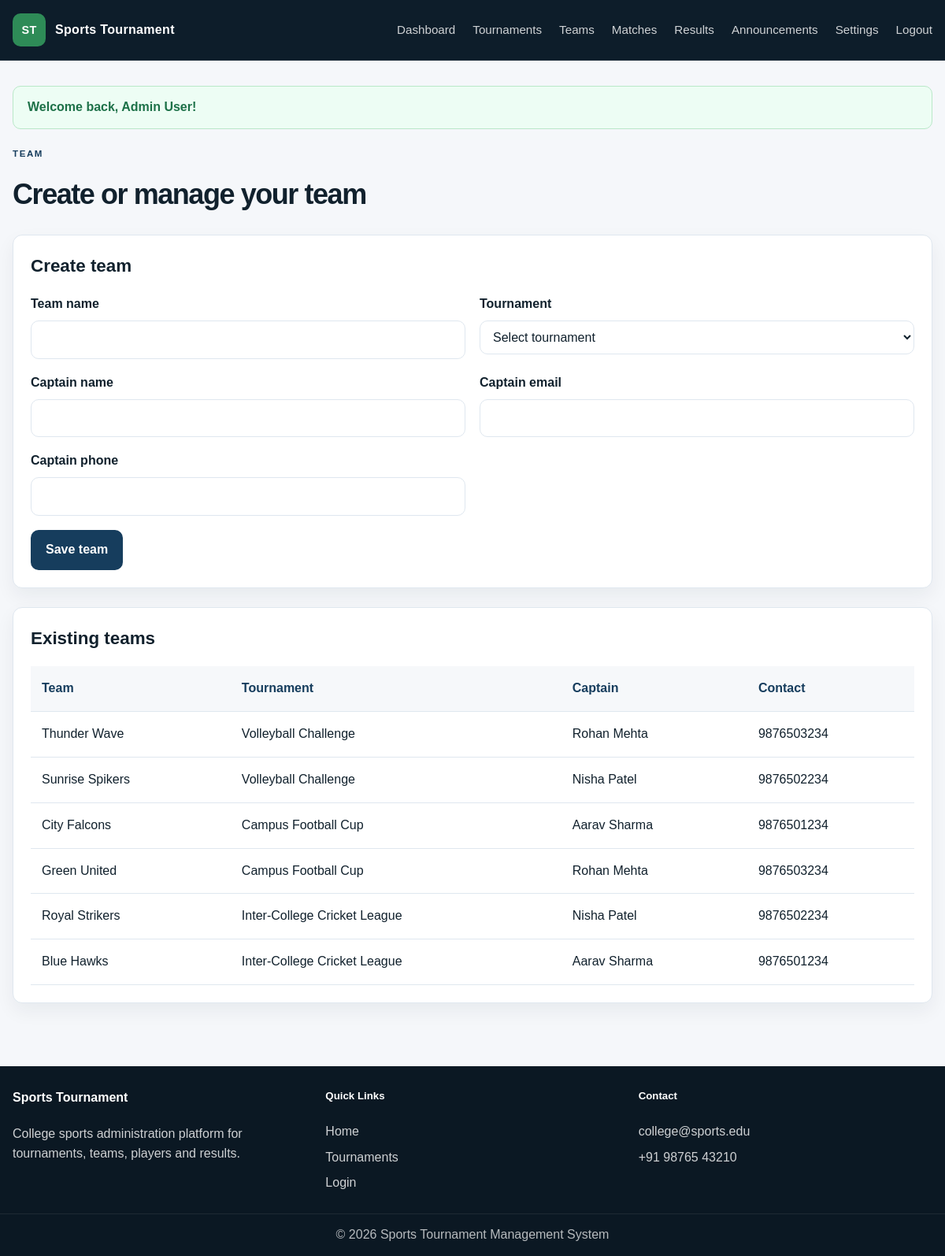
Screenshot of /user/team.php (signed in) with the database file from the repository.
### tables this page shows
CREATE TABLE teams (
    id INT AUTO_INCREMENT PRIMARY KEY,
    tournament_id INT NOT NULL,
    name VARCHAR(150) NOT NULL,
    captain_name VARCHAR(100) NOT NULL,
    captain_email VARCHAR(150) DEFAULT NULL,
    captain_phone VARCHAR(25) DEFAULT NULL,
    created_at TIMESTAMP DEFAULT CURRENT_TIMESTAMP,
    UNIQUE KEY uq_team_name_per_tournament (tournament_id, name),
    CONSTRAINT fk_team_tournament FOREIGN KEY (tournament_id) REFERENCES tournaments(id) ON DELETE CASCADE
);

CREATE TABLE tournaments (
    id INT AUTO_INCREMENT PRIMARY KEY,
    sport_id INT NOT NULL,
    name VARCHAR(150) NOT NULL,
    description TEXT,
    start_date DATE NOT NULL,
    end_date DATE NOT NULL,
    registration_deadline DATE NOT NULL,
    venue VARCHAR(150) NOT NULL,
    status ENUM('Upcoming','Registration Open','Ongoing','Completed','Cancelled') NOT NULL DEFAULT 'Upcoming',
    created_at TIMESTAMP DEFAULT CURRENT_TIMESTAMP,
    CONSTRAINT fk_tournament_sport FOREIGN KEY (sport_id) REFERENCES sports(id) ON DELETE RESTRICT
);

### user/team.php (the view, shortened to what this page needs)
<?php
$pdo = db();
$teams = $pdo->query('SELECT t.*, tr.name as tournament_name FROM teams t LEFT JOIN tournaments tr ON tr.id = t.tournament_id ORDER BY t.created_at DESC')->fetchAll();
require_once __DIR__ . '/../includes/header.php';
?>
<div class="page-header">
    <div>
        <span class="eyebrow dark">Team</span>
        <h1>Create or manage your team</h1>
    </div>
</div>
<div class="panel">
    <div class="panel-header"><h2>Create team</h2></div>
    <form method="post" class="form-grid">
        <div class="field-group">
            <label>Team name</label>
            <input type="text" name="name" required>
        </div>
        <div class="field-group">
            <label>Tournament</label>
            <select name="tournament_id" required>
                <option value="">Select tournament</option>
            </select>
        </div>
        <div class="field-group">
            <label>Captain name</label>
            <input type="text" name="captain_name" required>
        </div>
        <div class="field-group">
            <label>Captain email</label>
            <input type="email" name="captain_email">
        </div>
        <div class="field-group">
            <label>Captain phone</label>
            <input type="tel" name="captain_phone">
        </div>
        <div class="form-actions full-width">
            <button type="submit" class="button button-primary">Save team</button>
        </div>
    </form>
</div>
<div class="panel">
    <div class="panel-header"><h2>Existing teams</h2></div>
    <div class="table-wrap">
        <table>
            <thead>
                <tr>
                    <th>Team</th>
                    <th>Tournament</th>
                    <th>Captain</th>
                    <th>Contact</th>
                </tr>
            </thead>
            <tbody>
                <?php foreach ($teams as $team): ?>
                    <tr>
                        <td><?= e($team['name']) ?></td>
                        <td><?= e($team['tournament_name']) ?></td>
                        <td><?= e($team['captain_name']) ?></td>
                        <td><?= e($team['captain_phone']) ?></td>
                    </tr>
                <?php endforeach; ?>
            </tbody>
        </table>
    </div>
</div>
<?php require_once __DIR__ . '/../includes/footer.php'; ?>

### assets/css/style.css (style rules this page uses)
:root { --bg: #f5f7fa; --panel: #ffffff; --panel-alt: #eef3f8; --ink: #11212d; --muted: #536477; --line: #dfe7ef; --primary: #163d5d; --primary-soft: #e8f0f8; --accent: #2e8b57; --accent-soft: #eaf8ef; --danger: #c64242; --warning: #b87828; --shadow: 0 10px 25px rgba(17, 33, 45, 0.06); --radius: 12px; }
* { box-sizing: border-box; }
html { scroll-behavior: smooth; }
body { margin: 0; font-family: Arial, Helvetica, sans-serif; background: var(--bg); color: var(--ink); line-height: 1.55; }
button, input, select, textarea { font: inherit; }
.eyebrow { display: inline-block; font-size: 0.72rem; letter-spacing: 0.14em; text-transform: uppercase; font-weight: 700; color: var(--accent); margin-bottom: 14px; }
.eyebrow.dark { color: var(--primary); }
.button { border: 1px solid transparent; border-radius: 10px; padding: 12px 18px; cursor: pointer; display: inline-flex; align-items: center; justify-content: center; font-weight: 700; transition: 0.2s ease; text-decoration: none; }
.button-primary { background: var(--primary); color: #fff; }
.button.primary, .button.button-primary { background: var(--primary); color: #fff; }
.full-width { width: 100%; }
.info-card, .panel, .stat-box, .auth-card { background: var(--panel); border: 1px solid var(--line); border-radius: var(--radius); box-shadow: var(--shadow); }
.table-wrap { overflow-x: auto; width: 100%; }
table { width: 100%; border-collapse: collapse; min-width: 640px; background: var(--panel); }
th, td { padding: 16px 14px; border-bottom: 1px solid var(--line); text-align: left; vertical-align: top; }
th { background: #f6f8fa; color: var(--primary); font-weight: 700; }
.page-header { width: min(1180px, calc(100% - 32px)); margin: 0 auto 24px; display: flex; align-items: center; justify-content: space-between; gap: 16px; }
.page-header h1 { margin: 0; font-size: clamp(2rem, 3vw, 2.5rem); letter-spacing: -0.04em; }
.panel { width: min(1180px, calc(100% - 32px)); margin: 0 auto 24px; padding: 22px; }
.panel-header { margin-bottom: 18px; }
.panel-header h2 { margin: 0; font-size: 1.4rem; }
.form-grid { display: grid; grid-template-columns: repeat(2, minmax(220px, 1fr)); gap: 18px; }
.field-group { display: flex; flex-direction: column; gap: 8px; }
.full-width { grid-column: 1 / -1; }
label { font-weight: 600; color: var(--ink); }
input, select, textarea { width: 100%; border: 1px solid var(--line); border-radius: 10px; padding: 11px 12px; background: #fff; color: var(--ink); }
.form-actions { display: flex; gap: 10px; align-items: center; justify-content: flex-start; }

### rows the page displays
teams: name "Thunder Wave", tournament.name "Volleyball Challenge", captain_name "Rohan Mehta", captain_phone "9876503234"
teams: name "Sunrise Spikers", tournament.name "Volleyball Challenge", captain_name "Nisha Patel", captain_phone "9876502234"
teams: name "City Falcons", tournament.name "Campus Football Cup", captain_name "Aarav Sharma", captain_phone "9876501234"
teams: name "Green United", tournament.name "Campus Football Cup", captain_name "Rohan Mehta", captain_phone "9876503234"
teams: name "Royal Strikers", tournament.name "Inter-College Cricket League", captain_name "Nisha Patel", captain_phone "9876502234"
teams: name "Blue Hawks", tournament.name "Inter-College Cricket League", captain_name "Aarav Sharma", captain_phone "9876501234"

### other values shown
$item['label'] "Dashboard"
$item['label'] "Tournaments"
$item['label'] "Teams"
$item['label'] "Matches"
$item['label'] "Results"
$item['label'] "Announcements"
$flash['message'] "Welcome back, Admin User!"
